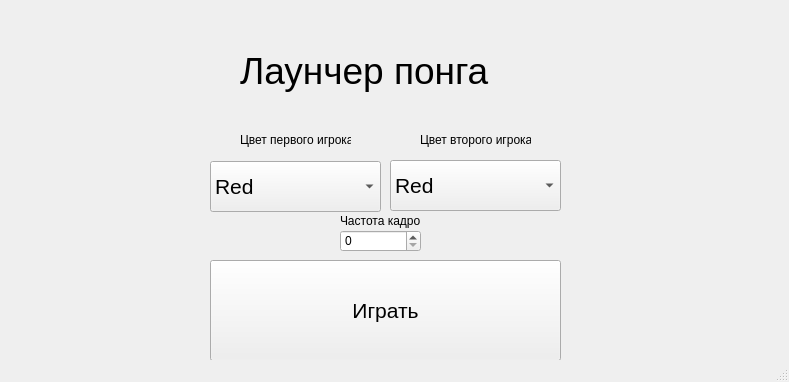
<?xml version="1.0" encoding="UTF-8"?>
<ui version="4.0">
 <class>MainWindow</class>
 <widget class="QMainWindow" name="MainWindow">
  <property name="geometry">
   <rect>
    <x>0</x>
    <y>0</y>
    <width>789</width>
    <height>382</height>
   </rect>
  </property>
  <property name="windowTitle">
   <string>MainWindow</string>
  </property>
  <widget class="QWidget" name="centralwidget">
   <widget class="QLabel" name="label">
    <property name="geometry">
     <rect>
      <x>240</x>
      <y>10</y>
      <width>281</width>
      <height>121</height>
     </rect>
    </property>
    <property name="font">
     <font>
      <pointsize>28</pointsize>
     </font>
    </property>
    <property name="text">
     <string>Лаунчер понга</string>
    </property>
   </widget>
   <widget class="QPushButton" name="pushButton">
    <property name="geometry">
     <rect>
      <x>210</x>
      <y>260</y>
      <width>351</width>
      <height>101</height>
     </rect>
    </property>
    <property name="font">
     <font>
      <pointsize>16</pointsize>
     </font>
    </property>
    <property name="text">
     <string>Играть</string>
    </property>
   </widget>
   <widget class="QComboBox" name="comboBox">
    <property name="geometry">
     <rect>
      <x>210</x>
      <y>161</y>
      <width>171</width>
      <height>51</height>
     </rect>
    </property>
    <property name="font">
     <font>
      <pointsize>16</pointsize>
     </font>
    </property>
    <item>
     <property name="text">
      <string>Red</string>
     </property>
    </item>
    <item>
     <property name="text">
      <string>Black</string>
     </property>
    </item>
    <item>
     <property name="text">
      <string>Green</string>
     </property>
    </item>
    <item>
     <property name="text">
      <string>Blue</string>
     </property>
    </item>
    <item>
     <property name="text">
      <string>Yellow</string>
     </property>
    </item>
   </widget>
   <widget class="QLabel" name="label_2">
    <property name="geometry">
     <rect>
      <x>240</x>
      <y>130</y>
      <width>111</width>
      <height>20</height>
     </rect>
    </property>
    <property name="layoutDirection">
     <enum>Qt::LeftToRight</enum>
    </property>
    <property name="text">
     <string>Цвет первого игрока</string>
    </property>
    <property name="textFormat">
     <enum>Qt::AutoText</enum>
    </property>
   </widget>
   <widget class="QLabel" name="label_3">
    <property name="geometry">
     <rect>
      <x>420</x>
      <y>130</y>
      <width>111</width>
      <height>20</height>
     </rect>
    </property>
    <property name="text">
     <string>Цвет второго игрока</string>
    </property>
   </widget>
   <widget class="QComboBox" name="comboBox_2">
    <property name="geometry">
     <rect>
      <x>390</x>
      <y>160</y>
      <width>171</width>
      <height>51</height>
     </rect>
    </property>
    <property name="font">
     <font>
      <pointsize>16</pointsize>
     </font>
    </property>
    <item>
     <property name="text">
      <string>Red</string>
     </property>
    </item>
    <item>
     <property name="text">
      <string>Black</string>
     </property>
    </item>
    <item>
     <property name="text">
      <string>Green</string>
     </property>
    </item>
    <item>
     <property name="text">
      <string>Blue</string>
     </property>
    </item>
    <item>
     <property name="text">
      <string>Yellow</string>
     </property>
    </item>
   </widget>
   <widget class="QLabel" name="label_4">
    <property name="geometry">
     <rect>
      <x>340</x>
      <y>210</y>
      <width>81</width>
      <height>21</height>
     </rect>
    </property>
    <property name="text">
     <string>Частота кадров</string>
    </property>
   </widget>
   <widget class="QSpinBox" name="spinBox">
    <property name="geometry">
     <rect>
      <x>340</x>
      <y>230</y>
      <width>81</width>
      <height>22</height>
     </rect>
    </property>
   </widget>
  </widget>
  <widget class="QStatusBar" name="statusbar"/>
 </widget>
 <resources/>
 <connections/>
</ui>
